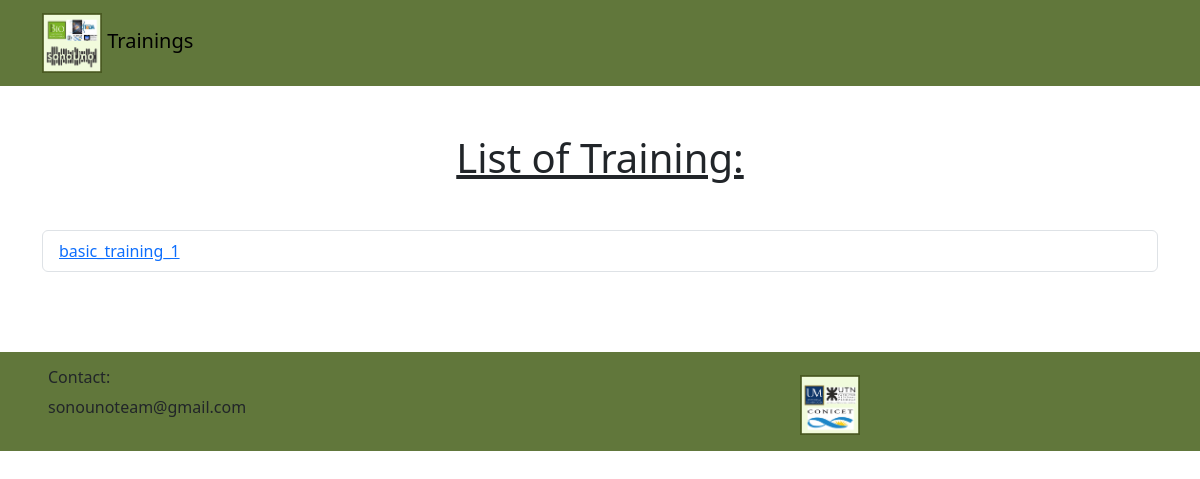
The page /trainingApp/ on the database as committed earlier.
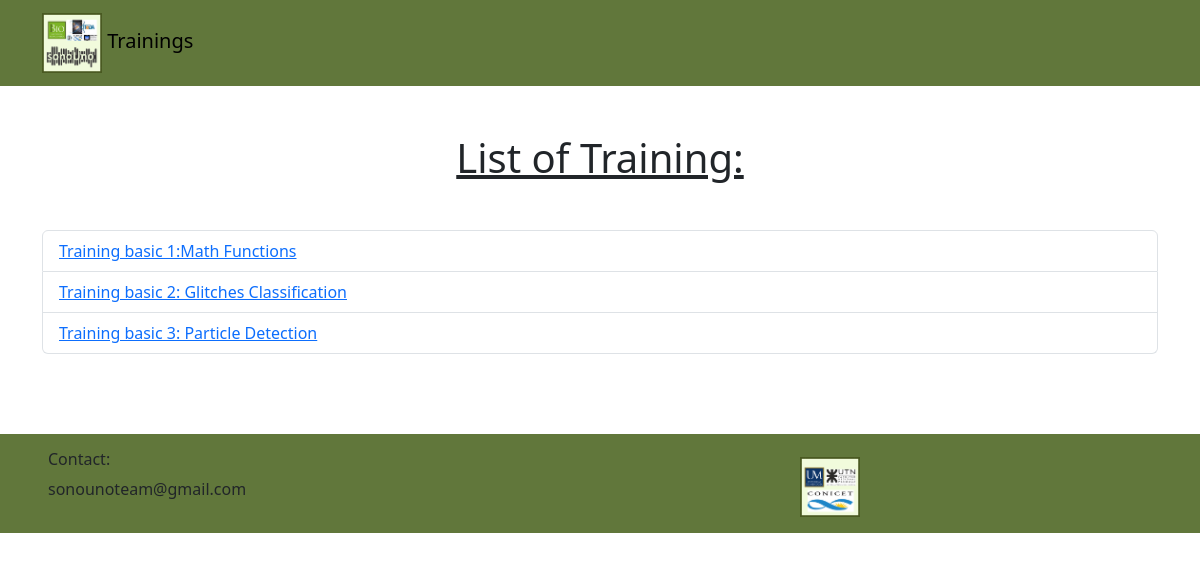
The same page on the database as committed later.
### trainingApp/models.py (models this page shows, shortened)
class Training(models.Model):
    name_training = models.CharField(max_length=200)
    pub_date = models.DateTimeField("upload date")

### trainingApp/views.py (the view)
# urls.py: path("", views.IndexView.as_view(), name="index"),
class IndexView(generic.ListView):
    template_name = "trainingApp/index.html"
    context_object_name = "list_training"
    def get_queryset(self):
        return Training.objects.order_by("pub_date")[:5]

### trainingApp/templates/trainingApp/index.html (shortened to what this page needs)
<!DOCTYPE html>
<html lang="en">
<head>
    {% load bootstrap5 %}
    {% bootstrap_css %}
    {% load static %}
    <link rel="stylesheet" href="{% static 'trainingApp/style/style.css' %}">
</head>
<body>
    <header>
        <nav class="navbar navbar-light back">
            <div class="container">
                <a class="navbar-brand">
                    <img src="/static/trainingApp/images/logo1.png" alt="logo_ibio" width="60" height="60">
                    Trainings
                </a>
            </div>
        </nav>
    </header>
    <main>
        <h1>List of Training:</h1>
        <div class="container">
        {% if list_training %}
            <ul class="list-group">
            {% for training in list_training %}
                <li class="list-group-item">
                    <a href="{% url 'trainingApp:forms' training.id %}">
                        {{ training.name_training }}
                    </a>
                </li>
            {% endfor %}
            </ul>
        {% else %}
            <p>Sorry!! No training are available.</p>
        {% endif %}
        </div>
    </main>
    <footer class="back">
        <div class="row">
            <div class="col align-self-start">
                <p class="h6">Contact:</p>
                <p>sonounoteam@gmail.com</p>
            </div>
            <div class="col
            align-self-end">
                <img src="/static/trainingApp/images/logo2.png" alt="logos conicet-UM" width="60" height="60">
            </div>
        </div>
    </footer>
</body>
</html>

### trainingApp/static/trainingApp/style/style.css (style rules this page uses)
.back { background-color: rgb(97, 119, 59); }
main { margin-top: 3rem; margin-bottom: 5rem; }
h1 { text-align: center; text-decoration-line: underline; margin-bottom: 3rem; }
footer { padding: 1rem 3rem 1rem 3rem; }

Rows that differ between the two databases and show on the page:
removed Training: name_training "basic_training_1"
added Training: name_training "Training basic 1:Math Functions"
added Training: name_training "Training basic 2: Glitches Classification"
added Training: name_training "Training basic 3: Particle Detection"
